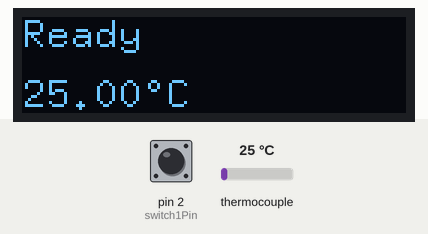
Recording of a sketch running on a simulated Arduino Uno, built with avr-gcc and run on an emulated ATmega328P. Shown: 128×32 one-colour display. The test bench sets the inputs (shaded band); at power-on: pin 2 (switch1Pin) HIGH, thermocouple 25 °C. What the sketch prints to the serial monitor is not drawn.

Above: at 3.8 s.
3.9 s: pin 2 (switch1Pin) pulled LOW for 0.15 s
At 5.5 s:
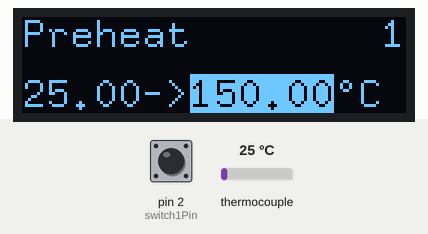
8.1 s: thermocouple set to 145 °C
At 9.5 s:
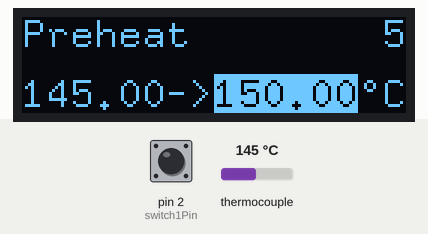
11.2 s: thermocouple set to 152 °C
At 14.5 s:
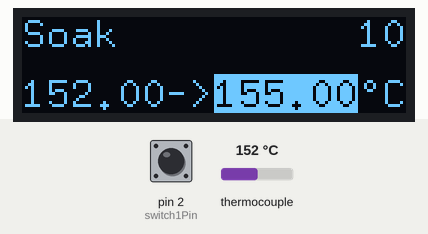
15.2 s: pin 2 (switch1Pin) pulled LOW for 1 s
At 17.3 s:
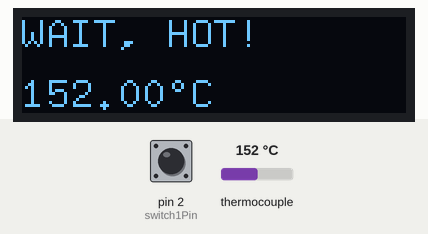
17.9 s: thermocouple set to 6 °C
At 19.1 s:
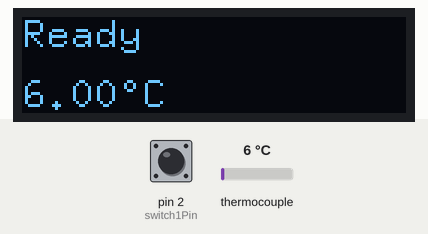
Timing chart, 0 to 20.9 s (numbered marks = the images above; inputs shaded):
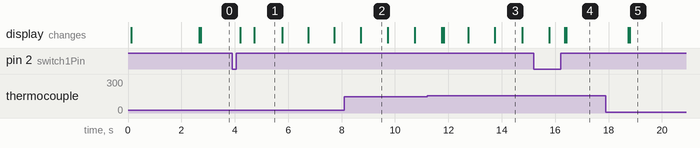

The sketch:

Production_Code.ino
```cpp
// (licence header left out)
// ***** INCLUDES *****
#include <U8g2lib.h>
#include <max6675.h>
#include <PID_v1.h>

// ***** TYPE DEFINITIONS *****
typedef enum REFLOW_STATE
{
  REFLOW_STATE_IDLE,
  REFLOW_STATE_PREHEAT,
  REFLOW_STATE_SOAK,
  REFLOW_STATE_REFLOW,
  REFLOW_STATE_COOL,
  REFLOW_STATE_COMPLETE,
  REFLOW_STATE_TOO_HOT,
  REFLOW_STATE_TIMEOUT,
  REFLOW_STATE_ERROR,
  REFLOW_STATE_INTERACTIVE
} reflowState_t;

typedef enum VERBOSE_STATE
{
  VERBOSE_0,    // No logging except for when REFLOW_STATUS_ON
  VERBOSE_1,    // Log temperature and time every second.
} verboseState_t;

typedef enum INTERACTIVE_STATUS
{
  INTERACTIVE_STATUS_OFF,
  INTERACTIVE_STATUS_ON
} interactiveStatus_t;

typedef enum REFLOW_STATUS
{
  REFLOW_STATUS_OFF,
  REFLOW_STATUS_ON
} reflowStatus_t;

typedef enum SWITCH
{
  SWITCH_NONE,
  SWITCH_1,
  SWITCH_2
} switch_t;

typedef enum DEBOUNCE_STATE
{
  DEBOUNCE_STATE_IDLE,
  DEBOUNCE_STATE_CHECK,
  DEBOUNCE_STATE_RELEASE
} debounceState_t;

// ***** CONSTANTS *****
#define TEMPERATURE_ROOM 50
#define TEMPERATURE_SOAK_MIN 150
#define TEMPERATURE_SOAK_MAX 180
#define TEMPERATURE_REFLOW_MAX 224
#define TEMPERATURE_COOL_MIN 100
#define SENSOR_SAMPLING_TIME 1000
#define SOAK_TEMPERATURE_STEP 5
#define SOAK_MICRO_PERIOD 10000
#define DEBOUNCE_PERIOD_MIN 50
#define REFLOW_TIMEOUT 750

// ***** PID PARAMETERS *****
// ***** PRE-HEAT STAGE *****
#define PID_KP_PREHEAT 100
#define PID_KI_PREHEAT 0.025
#define PID_KD_PREHEAT 20
// ***** SOAKING STAGE *****
#define PID_KP_SOAK 300
#define PID_KI_SOAK 0.05
#define PID_KD_SOAK 250
// ***** REFLOW STAGE *****
#define PID_KP_REFLOW 300
#define PID_KI_REFLOW 0.05
#define PID_KD_REFLOW 350
#define PID_SAMPLE_TIME 1000

// ***** OLED MESSAGES *****
const char* lcdMessagesReflowStatus[] = {
  "Ready",
  "Preheat",
  "Soak",
  "Reflow",
  "Cool",
  "Complete",
  "WAIT, HOT!",
  "Timeout",
  "Error",
  "Interactive"
};

// ***** PIN ASSIGNMENT *****
const int ssrPin = 5;
const int thermocoupleSOPin = 12;
const int thermocoupleCSPin = 10;
const int thermocoupleCLKPin = 13;
const int switch1Pin = 2;
const int switch2Pin = 3;

// ***** PID CONTROL VARIABLES *****
double setpoint;
double input;
double output;
double kp = PID_KP_PREHEAT;
double ki = PID_KI_PREHEAT;
double kd = PID_KD_PREHEAT;
int windowSize;
unsigned long windowStartTime;
unsigned long nextCheck;
unsigned long nextRead;
unsigned long timerSoak;
unsigned long buzzerPeriod;

static bool interactiveTimeoutEnable = true;
static double interactiveTimeout = 1024;
int interactiveTimerSeconds;

// Logging state mode.
verboseState_t verboseState;
// Interactive serial mode.
interactiveStatus_t interactiveStatus;
// Reflow oven controller state machine state variable
reflowState_t reflowState;
// Reflow oven controller status
reflowStatus_t reflowStatus;
// Switch debounce state machine state variable
debounceState_t debounceState;
// Switch debounce timer
long lastDebounceTime;
// Switch press status
switch_t switchStatus;
// Seconds timer
int timerSeconds;

// Specify PID control interface
PID reflowOvenPID(&input, &output, &setpoint, kp, ki, kd, DIRECT);

// Specify OLED interface
U8G2_SSD1306_128X32_UNIVISION_F_SW_I2C oled(U8G2_R2, SCL, SDA, U8X8_PIN_NONE);

// Specify thermocouple interface
MAX6675 thermocouple(thermocoupleCLKPin, thermocoupleCSPin, thermocoupleSOPin);


// ***** FUNCTIONS *****

void stateMachine() {
  // Reflow oven controller state machine
  switch (reflowState)
  {
    case REFLOW_STATE_IDLE:
      reflowStatus = REFLOW_STATUS_OFF;
      // If oven temperature is still above room temperature
      setpoint = 0;
      timerSeconds = 0;
      if (input >= TEMPERATURE_ROOM)
      {
        reflowState = REFLOW_STATE_TOO_HOT;
      }
      else
      {
        // If switch is pressed to start reflow process
        if (switchStatus == SWITCH_1)
        {
          // Send header for CSV file
          Serial.println("Starting:");
          Serial.println("Time, Setpoint, Input, Output");
          // Intialize seconds timer for serial debug information
          timerSeconds = 0;
          // Initialize PID control window starting time
          windowStartTime = millis();
          // Ramp up to minimum soaking temperature
          setpoint = TEMPERATURE_SOAK_MIN;
          // Tell the PID to range between 0 and the full window size
          reflowOvenPID.SetOutputLimits(0, windowSize);
          reflowOvenPID.SetSampleTime(PID_SAMPLE_TIME);
          // Turn the PID on
          reflowOvenPID.SetMode(AUTOMATIC);
          // Proceed to preheat stage
          reflowState = REFLOW_STATE_PREHEAT;
        }
      }
      break;

    case REFLOW_STATE_PREHEAT:
      reflowStatus = REFLOW_STATUS_ON;
      // If minimum soak temperature is achieve
      if (input >= TEMPERATURE_SOAK_MIN)
      {
        // Chop soaking period into smaller sub-period
        timerSoak = millis() + SOAK_MICRO_PERIOD;
        // Set less agressive PID parameters for soaking ramp
        reflowOvenPID.SetTunings(PID_KP_SOAK, PID_KI_SOAK, PID_KD_SOAK);
        // Ramp up to first section of soaking temperature
        setpoint = TEMPERATURE_SOAK_MIN + SOAK_TEMPERATURE_STEP;
        // Proceed to soaking state
        reflowState = REFLOW_STATE_SOAK;
      }
      break;

    case REFLOW_STATE_SOAK:
      // If micro soak temperature is achieved
      if (millis() > timerSoak)
      {
        timerSoak = millis() + SOAK_MICRO_PERIOD;
        // Increment micro setpoint
        setpoint += SOAK_TEMPERATURE_STEP;
        if (setpoint > TEMPERATURE_SOAK_MAX)
        {
          // Set agressive PID parameters for reflow ramp
          reflowOvenPID.SetTunings(PID_KP_REFLOW, PID_KI_REFLOW, PID_KD_REFLOW);
          // Ramp up to first section of soaking temperature
          setpoint = TEMPERATURE_REFLOW_MAX;
          // Proceed to reflowing state
          reflowState = REFLOW_STATE_REFLOW;
        }
      }
      break;

    case REFLOW_STATE_REFLOW:
      // We need to avoid hovering at peak temperature for too long
      // Crude method that works like a charm and safe for the components
      if (input >= (TEMPERATURE_REFLOW_MAX - 5))
      {
        // Set PID parameters for cooling ramp
        reflowOvenPID.SetTunings(PID_KP_REFLOW, PID_KI_REFLOW, PID_KD_REFLOW);
        // Ramp down to minimum cooling temperature
        setpoint = TEMPERATURE_COOL_MIN;
        // Proceed to cooling state
        reflowState = REFLOW_STATE_COOL;
      }
      break;

    case REFLOW_STATE_COOL:
      // If minimum cool temperature is achieve
      if (input <= TEMPERATURE_COOL_MIN)
      {
        buzzerPeriod = millis() + 1000;
        // Turn off reflow process
        reflowStatus = REFLOW_STATUS_OFF;
        // Proceed to reflow Completion state
        reflowState = REFLOW_STATE_COMPLETE;
        Serial.println("Finished");
      }
      break;

    case REFLOW_STATE_COMPLETE:
      if (millis() > buzzerPeriod)
      {
        // Reflow process ended
        reflowState = REFLOW_STATE_IDLE;
        setpoint = 0;
      }
      break;

    case REFLOW_STATE_TOO_HOT:
      // If oven temperature drops below room temperature
      if (input < TEMPERATURE_ROOM)
      {
        // Ready to reflow
        reflowState = REFLOW_STATE_IDLE;
      }
      break;

    case REFLOW_STATE_TIMEOUT:
      Serial.println("RESETTING TO IDLE!");
      reflowState = REFLOW_STATE_IDLE;
      reflowStatus = REFLOW_STATUS_OFF;
      break;

    case REFLOW_STATE_ERROR:
      // If thermocouple problem is still present
      if (isnan(input))
      {
        // Wait until thermocouple wire is connected
        reflowState = REFLOW_STATE_ERROR;
      }
      else
      {
        // Clear to perform reflow process
        reflowState = REFLOW_STATE_IDLE;
      }
      break;
  }
}

void interactiveMode() {
  reflowState = REFLOW_STATE_INTERACTIVE;

  if (interactiveTimeoutEnable) {
    if (interactiveTimerSeconds > interactiveTimeout) {
      setpoint = 0;
      Serial.println("error... timeout");
    }
  }

  while (Serial.available()) {
    char inChar = (char)Serial.read();

    switch (inChar) {
      case 'T':
        reflowStatus = REFLOW_STATUS_ON;
        setpoint = Serial.parseFloat(SKIP_WHITESPACE);

        interactiveTimerSeconds = 0;
        windowStartTime = millis();
        // Tell the PID to range between 0 and the full window size
        reflowOvenPID.SetOutputLimits(0, windowSize);
        reflowOvenPID.SetSampleTime(PID_SAMPLE_TIME);
        reflowOvenPID.SetTunings(PID_KP_SOAK, PID_KI_SOAK, PID_KD_SOAK);
        // Turn the PID on
        reflowOvenPID.SetMode(AUTOMATIC);

        Serial.print("okay... T: ");
        Serial.println(setpoint);
        break;

      case 'D':
        interactiveTimeout = Serial.parseFloat(SKIP_WHITESPACE);
        Serial.print(interactiveTimeout);
        Serial.println("NEW TIMEOUT");
        interactiveTimeoutEnable = true;
        Serial.print("okay... Timeout Enabled... D: ");
        Serial.println(interactiveTimeout);
        break;

      case 'F':
        interactiveTimeoutEnable = false;
        Serial.println("okay... Timeout disabled");
    }
  }
}

void updateInput() {
  // If switch 1 is pressed
  if (switchStatus == SWITCH_1) {
    // If currently reflow process is on going
    if (reflowStatus == REFLOW_STATUS_ON) {
      // Button press is for cancelling
      // Turn off reflow process
      reflowStatus = REFLOW_STATUS_OFF;
      // Reinitialize state machine
      reflowState = REFLOW_STATE_IDLE;
    }
  }

  // Simple switch debounce state machine (for switch #1 (both analog & digital
  // switch supported))
  switch (debounceState)
  {
    case DEBOUNCE_STATE_IDLE:
      // No valid switch press
      switchStatus = SWITCH_NONE;
      // If switch #1 is pressed
      if (digitalRead(switch1Pin) == LOW)
      {
        // Intialize debounce counter
        lastDebounceTime = millis();
        // Proceed to check validity of button press
        debounceState = DEBOUNCE_STATE_CHECK;
      }
      break;

    case DEBOUNCE_STATE_CHECK:
      // If switch #1 is still pressed
      if (digitalRead(switch1Pin) == LOW)
      {
        // If minimum debounce period is completed
        if ((millis() - lastDebounceTime) > DEBOUNCE_PERIOD_MIN)
        {
          // Proceed to wait for button release
          debounceState = DEBOUNCE_STATE_RELEASE;
        }
      }
      // False trigger
      else
      {
        // Reinitialize button debounce state machine
        debounceState = DEBOUNCE_STATE_IDLE;
      }
      break;

    case DEBOUNCE_STATE_RELEASE:
      if (digitalRead(switch1Pin) == HIGH)
      {
        // Valid switch 1 press
        switchStatus = SWITCH_1;
        // Reinitialize button debounce state machine
        debounceState = DEBOUNCE_STATE_IDLE;
      }
      break;
  }
}

void updateRelay() {
  unsigned long now;
  // PID computation and SSR control
  if (reflowStatus == REFLOW_STATUS_ON) {
    now = millis();
    reflowOvenPID.Compute();
    if ((now - windowStartTime) > windowSize) {
      // Time to shift the Relay Window
      windowStartTime += windowSize;
    }
    if (output > (now - windowStartTime))
      digitalWrite(ssrPin, HIGH);
    else
      digitalWrite(ssrPin, LOW);
  }
  // Reflow oven process is off, ensure oven is off

  else
  {
    digitalWrite(ssrPin, LOW);
  }
}

void updateTemperature() {
  // Time to read thermocouple?
  if (millis() > nextRead)
  {
    // Read thermocouple next sampling period
    nextRead += SENSOR_SAMPLING_TIME;
    // Read current temperature
    input = thermocouple.readCelsius();

    // If thermocouple problem detected
    if (isnan(input))
    {
      // Illegal operation
      reflowState = REFLOW_STATE_ERROR;
      reflowStatus = REFLOW_STATUS_OFF;
    }
  }
}

void printDisplay() {
  oled.firstPage();
  do {
    oled.setDrawColor(2);
    oled.setFontMode(0);

    oled.drawStr(0, 10, lcdMessagesReflowStatus[reflowState]);

    if (reflowState == REFLOW_STATE_ERROR) {
      Serial.println("Something's gone wrong!");
      oled.drawStr(0, 30, "TC Error!");
    }
    else {
      // Print current temperature
      oled.setCursor(0, 30);
      oled.print(input);
      if (setpoint > 0) {
        oled.print("->");
        oled.setDrawColor(0);
        oled.print(setpoint);
      }
      oled.setDrawColor(2);
      oled.print("°C");
      if (timerSeconds > 0) {
        char str[20];
        oled.drawStr(oled.getDisplayWidth() - oled.getStrWidth(itoa(timerSeconds, str, 10)), 10, itoa(timerSeconds, str, 3));
        // ^ i'll admit it, this is the most wasteful function in history. WHAT OF IT!
      }
    }
  } while (oled.nextPage());
}

void printLog() {
  Serial.print(timerSeconds);
  Serial.print(", ");
  Serial.print(setpoint);
  Serial.print(", ");
  Serial.print(input);
  Serial.print(", ");
  Serial.println(output);
}

void printVerbosity() {
  if (verboseState == VERBOSE_1) {
    Serial.print("TEMP: ");
    Serial.print(input);
    Serial.print(", ");
    Serial.print("EPOCH: ");
    Serial.println(millis());
  }
}

void timeoutWatchdog() {
  if (reflowStatus == REFLOW_STATUS_ON){
    if (timerSeconds > REFLOW_TIMEOUT){
      reflowStatus = REFLOW_STATUS_OFF;
      reflowState = REFLOW_STATE_TIMEOUT;
      Serial.println("error... timeout");
      timerSeconds = 0;
    }
  }
}

void setup() {
  Serial.println("STARTING");

  // SSR pin initialization to ensure reflow oven is off
  digitalWrite(ssrPin, LOW);

  // Initialise pins
  pinMode(ssrPin, OUTPUT);
  pinMode(switch1Pin, INPUT);
  pinMode(switch2Pin, INPUT);

  // Initialise OLED
  oled.begin();
  oled.setFont(u8g2_font_8x13_mf);
  oled.clearDisplay();
  oled.clearBuffer();
  oled.firstPage();
  oled.enableUTF8Print();

  // Start-up splash screen
  oled.drawStr(0, 10, "I am no longer ");
  oled.drawStr(0, 30, "a toaster oven!");
  oled.sendBuffer();
  delay(2500);
  oled.clearBuffer();

  // Initialise serial communications
  verboseState = VERBOSE_0;
  Serial.begin(115200);

  // Print versioning
  Serial.print("COMPILED ");
  Serial.print(__DATE__);
  Serial.print(" ");
  Serial.println(__TIME__);

  // Set window size
  windowSize = 2000;
  // Initialize time keeping variable
  nextCheck = millis();
  // Initialize thermocouple reading variable
  nextRead = millis();

//  interactiveStatus = INTERACTIVE_STATUS_ON;
}

void loop() {
  // Handles each 1 second interval.
  if (millis() > nextCheck) {
    nextCheck += 1000;
    // If reflow process is on going
    if (reflowStatus == REFLOW_STATUS_ON) {
      // Increase seconds timer for reflow curve analysis
      timerSeconds++;
      // Send temperature and time stamp to serial
      printLog();
    }
    if (reflowState == REFLOW_STATE_IDLE)
      printVerbosity();
  }

  timeoutWatchdog();

  if (interactiveStatus == INTERACTIVE_STATUS_ON)
    interactiveMode();
  printDisplay();
  stateMachine();
  updateTemperature();
  updateInput();
  updateRelay();
}
```

Measured:
- the behaviour switches between 149 and 150 °C on thermocouple (found by bisection; images 2 and 3)
- after the input at 3.9 s, the display: first changes after 0.31 s (image 1 shows a later state)
- after the input at 15.2 s, the display: first differs from a run without the input after 1.2 s (image 4 shows a later state)
- after the input at 17.9 s, the display: first changes after 0.84 s (image 5 shows a later state)
- what the display in image 1 shows lasts 1.1 s, from 4.7 s to 5.8 s
- what the display in image 2 shows lasts 1.0 s, from 8.7 s to 9.7 s
